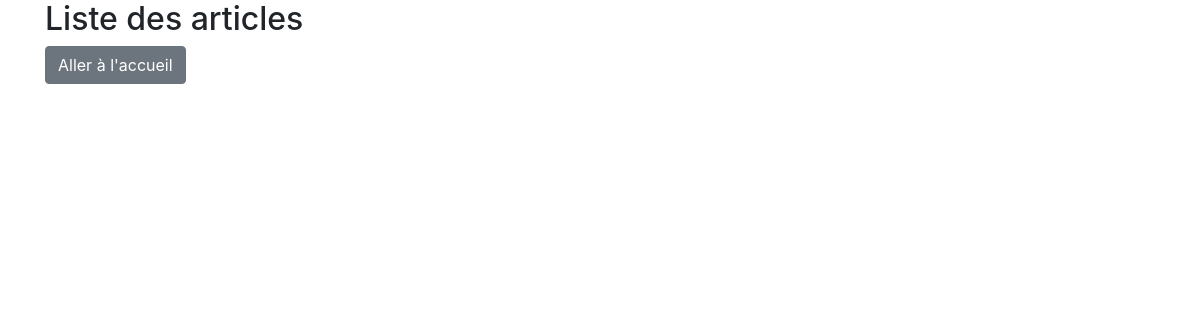
Page /admin/addPost.php on the earlier database version.
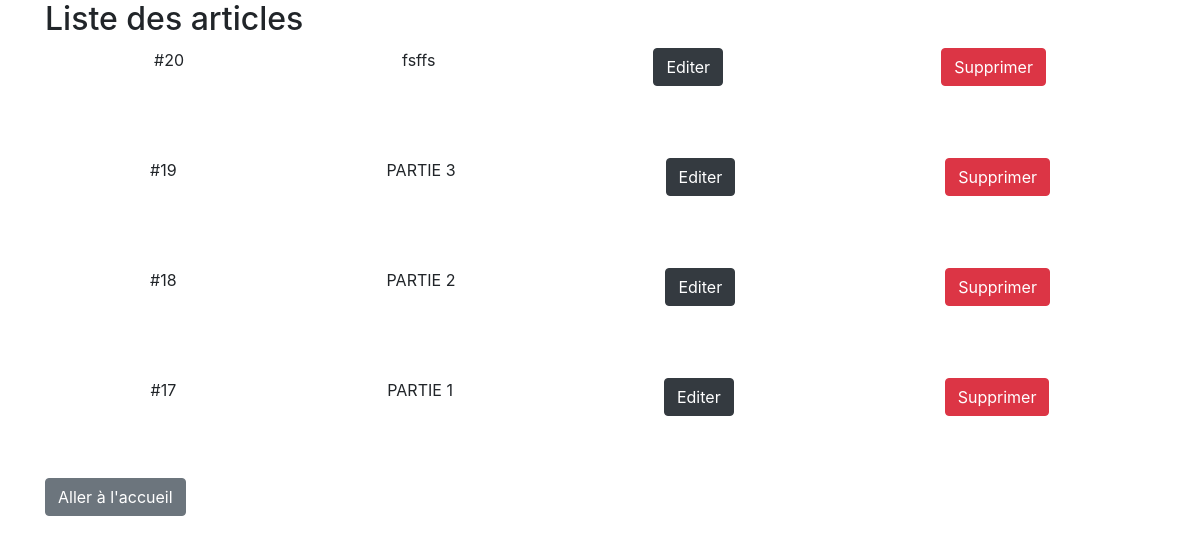
Same page on the later database version.
### tables this page shows
CREATE TABLE `articles` (
  `id` int(11) NOT NULL,
  `title` varchar(255) NOT NULL,
  `content` longtext NOT NULL,
  `date` datetime DEFAULT CURRENT_TIMESTAMP
);

### admin/inc/bootstrap.php (called while the page is built, shortened)
<?php
require __DIR__ . '/classes/post.php';
$post = new Post();

### admin/inc/classes/post.php (called while the page is built, shortened)
<?php
    class Post {
        public function getAll(PDO $con) {
            $req = $con->query('
            SELECT * FROM articles order by date DESC
            ');
            return $req->fetchAll(PDO::FETCH_ASSOC);
        }
}
?>

### admin/addPost.php (the view, shortened to what this page needs)
<!DOCTYPE html>
<html lang="en">
<head>
  <link rel="stylesheet" href="https://stackpath.bootstrapcdn.com/bootstrap/4.3.1/css/bootstrap.min.css">
</head>
<body>
  <div class="container">
  <h2>Liste des articles</h2>
<?php
require __DIR__ . '/inc/bootstrap.php';
    if(isset($_GET['modify'])) {
        $currentPost = $post->getOne($pdo, $_GET['id']);
    ?>
      <article class="post">
        <div class="form-group">
        <form action="addPost.php?id=<?= $currentPost['id']; ?>" method="post">
          <label class="createLabel" for="title">Titre</label>
          <input class="form-control" type="text" name="title" value="<?= $currentPost['title']?>">
          <label class="createLabel" for="content">Contenu 1</label>
          <textarea class="form-control" name="content" id="content" cols="60" rows="10"><?= $currentPost['content']?></textarea>
          <label class="createLabel" for="date_article">Date</label>
          <textarea class="form-control" name="date_article" id="content" cols="60" rows="10"><?= $currentPost['date_article']?></textarea>
          <label class="createLabel" for="paragraph_one">Paragraphe 1</label>
          <textarea class="form-control" name="paragraph_one" id="content" cols="60" rows="10"><?= $currentPost['paragraph_one']?></textarea>
          <label class="createLabel" for="paragraph_two">Paragraphe 2</label>
          <textarea class="form-control" name="paragraph_two" id="content" cols="60" rows="10"><?= $currentPost['paragraph_two']?></textarea>
          <label class="createLabel" for="paragraph_three">Paragraphe 3</label>
          <textarea class="form-control" name="paragraph_three" id="content" cols="60" rows="10"><?= $currentPost['paragraph_three']?></textarea>
          <label class="createLabel" for="paragraph_four">Paragraphe 4</label>
          <textarea class="form-control" name="paragraph_four" id="content" cols="60" rows="10"><?= $currentPost['paragraph_four']?></textarea>
          <label class="createLabel" for="paragraph_five">Paragraphe 5</label>
          <textarea class="form-control" name="paragraph_five" id="content" cols="60" rows="10"><?= $currentPost['paragraph_five']?></textarea>
          <label class="createLabel" for="paragraph_six">Paragraphe 6</label>
          <textarea class="form-control" name="paragraph_six" id="content" cols="60" rows="10"><?= $currentPost['paragraph_six']?></textarea>
          <label class="createLabel" for="paragraph_seven">Paragraphe 7</label>
          <textarea class="form-control" name="paragraph_seven" id="content" cols="60" rows="10"><?= $currentPost['paragraph_seven']?></textarea>
          <label class="createLabel" for="paragraph_eight">Paragraphe 8</label>
          <textarea class="form-control" name="paragraph_eight" id="content" cols="60" rows="10"><?= $currentPost['paragraph_eight']?></textarea>
          <label class="createLabel" for="paragraph_nine">Paragraphe 9</label>
          <textarea class="form-control" name="paragraph_nine" id="content" cols="60" rows="10"><?= $currentPost['paragraph_nine']?></textarea>
          <label class="createLabel" for="paragraph_ten">Paragraphe 10</label>
          <textarea class="form-control" name="paragraph_ten" id="content" cols="60" rows="10"><?= $currentPost['paragraph_ten']?></textarea>
          <label class="createLabel" for="paragraph_eleven">Paragraphe 11</label>
          <textarea class="form-control" name="paragraph_eleven" id="content" cols="60" rows="10"><?= $currentPost['paragraph_eleven']?></textarea>
          <label class="createLabel" for="paragraph_twelve">Paragraphe 12</label>
          <textarea class="form-control" name="paragraph_twelve" id="content" cols="60" rows="10"><?= $currentPost['paragraph_twelve']?></textarea>
          <label class="createLabel" for="paragraph_thirteen">Paragraphe 13</label>
          <textarea class="form-control" name="paragraph_thirteen" id="content" cols="60" rows="10"><?= $currentPost['paragraph_thirteen']?></textarea>
          <input class="btn btn-success" type="submit" name="send">
          <a href="addPost.php"><div class="btn btn-danger">Retour</div></a>
        </form>
        </div>
      </article>
    <?php
    }
    else {
        foreach($post->getAll($pdo) as $post) {?>
         <div class="postAdmin">
          <p>#<?= $post['id']; ?></p>
        <p class="postAdmin__title" ><?= $post['title']?></p>
        <a href="addPost.php?modify&id=<?= $post['id'];?>"><div class="btn btn-dark">Editer</div></a>
        <a href="addPost.php?delete&id=<?= $post['id'];?>"><div class="btn btn-danger">Supprimer</div></a>
        </div>
        <?php
        }
    ?>
    <?php
    }
    ?>
        <a href="index.php"><div class="btn btn-secondary">Aller à l'accueil</div></a>
    </div>
</body>
</html>

Differences in the rows shown:
added articles: id "20", title "fsffs"
added articles: id "19", title "PARTIE 3"
added articles: id "18", title "PARTIE 2"
added articles: id "17", title "PARTIE 1"
